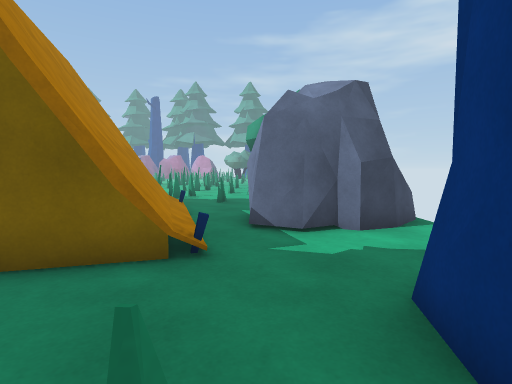
view 1 (above)

24 first-person views from a walk through a 3-D level made in the Unity game engine. The camera is 1.3 m above the floor, tilts 4° down and sees 80° across. The floor is counted in squares, 1 m on a side. Each view is taken from the middle of a square. On the plan, view 1 faces up. The plan holds only what a view shows up to about 14 squares ahead; the rest is blank. The place goes on beyond the plan. The player character is not drawn. Some animated figures are left out. Surface patterns are stand-ins for the level's own textures.

view 2
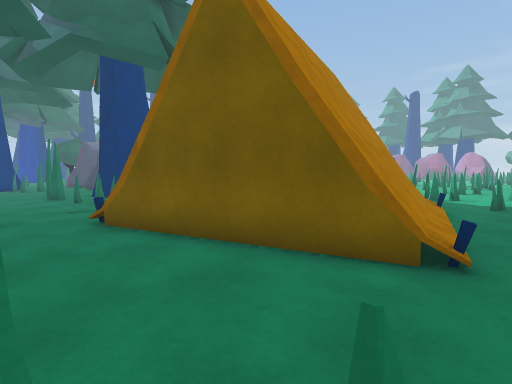

view 3
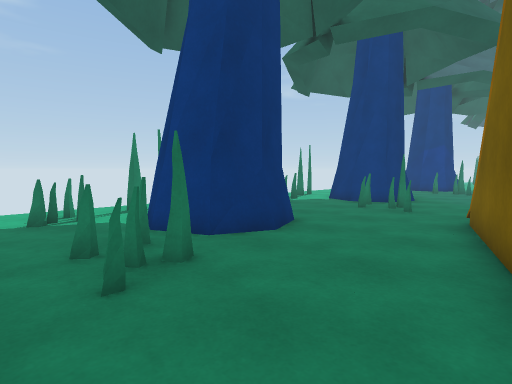

view 4
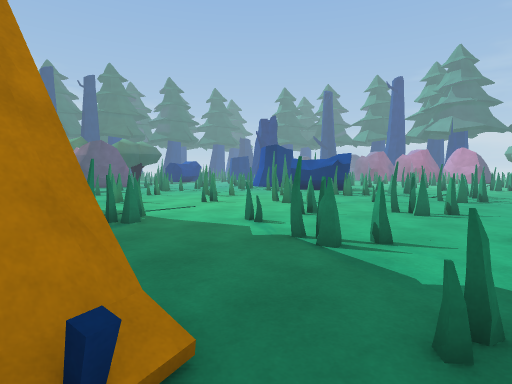

view 5
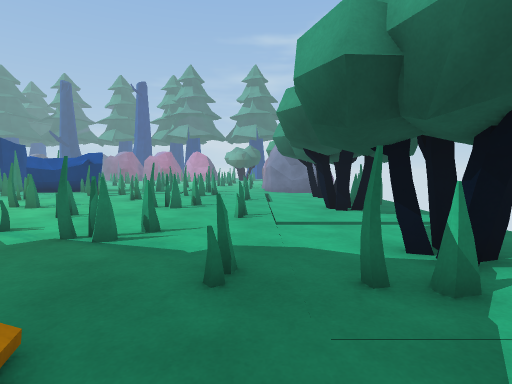

view 6
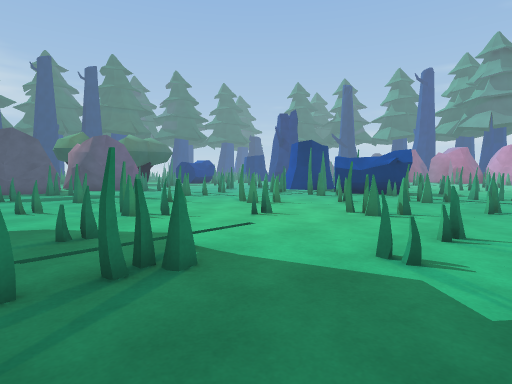

view 7
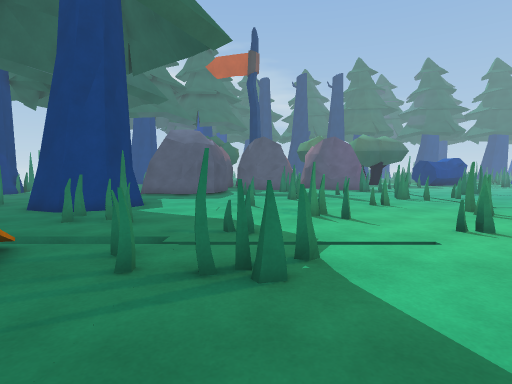

view 8
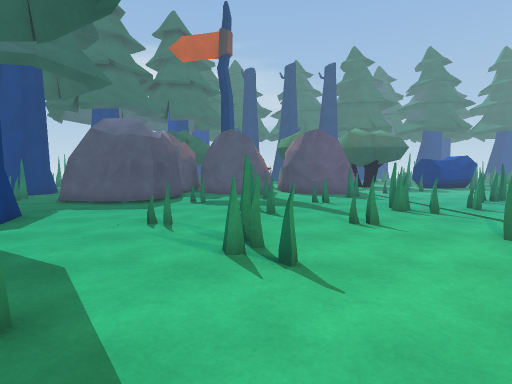

view 9
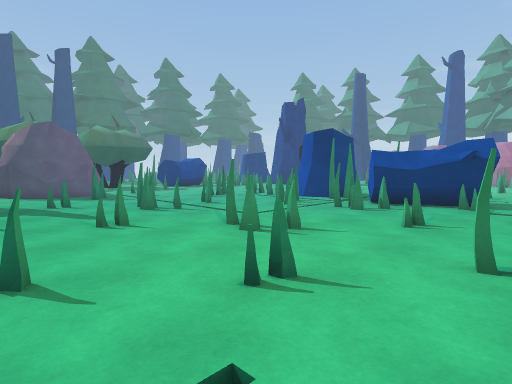

view 10
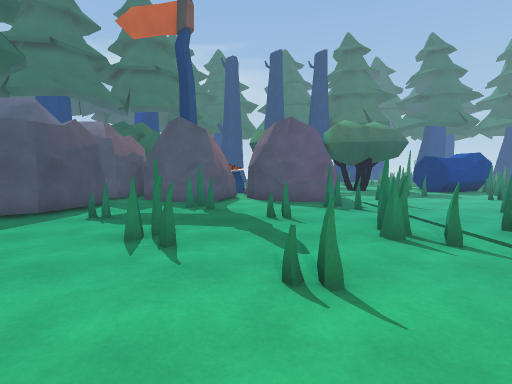

view 11
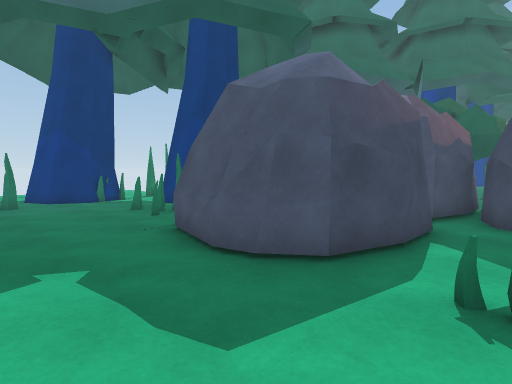

view 12
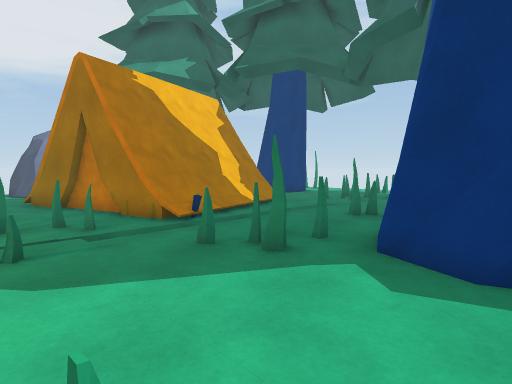

view 13
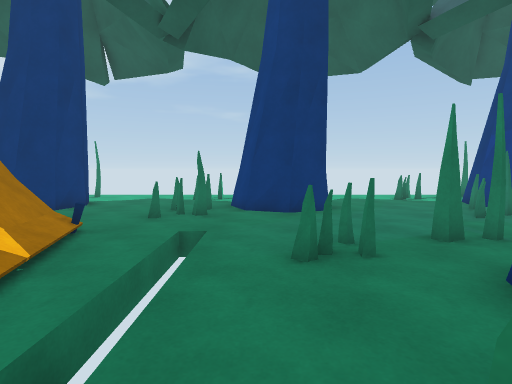

view 14
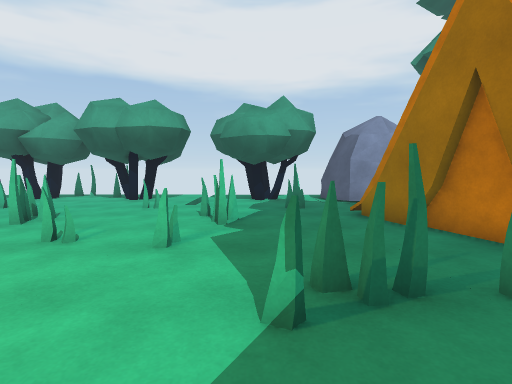

view 15
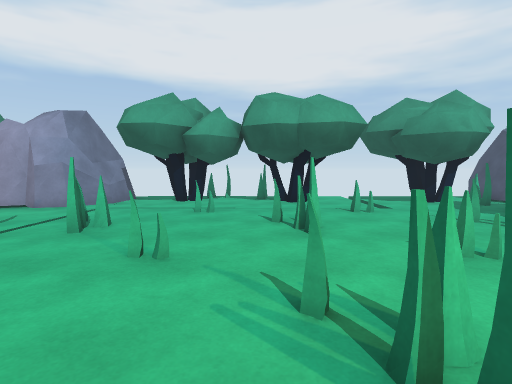

view 16
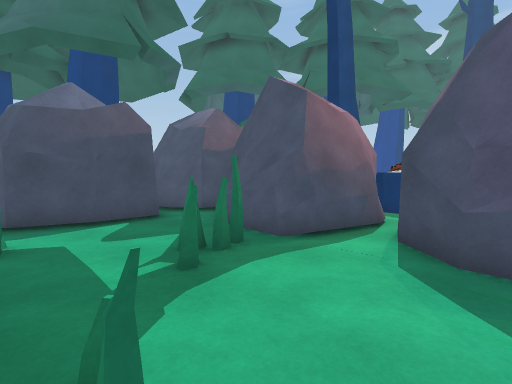

view 17
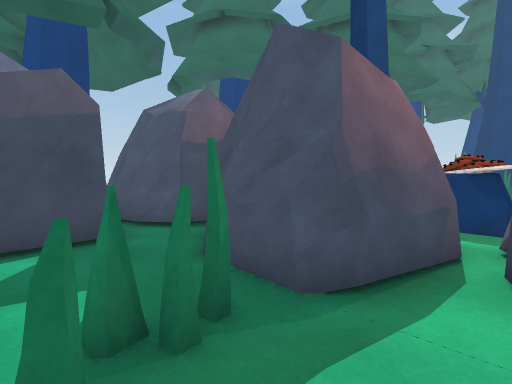

view 18
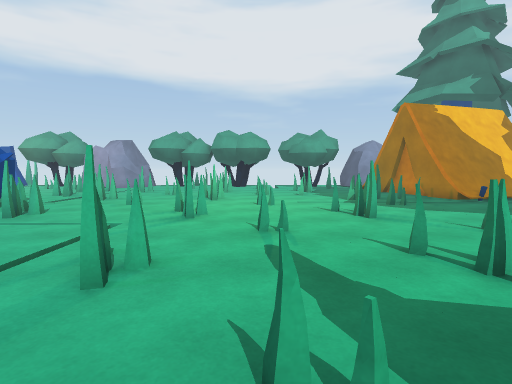

view 19
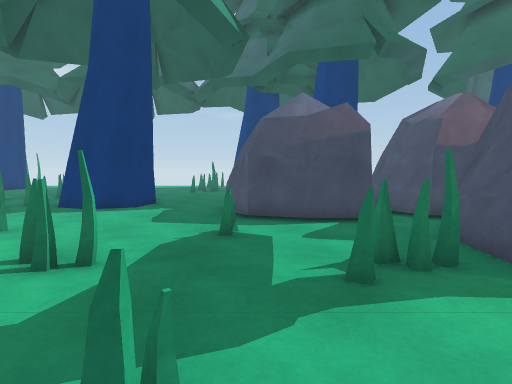

view 20
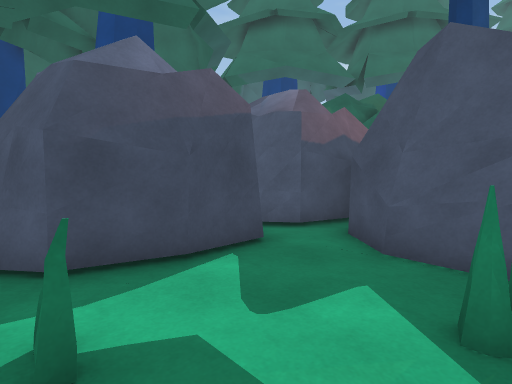

view 21
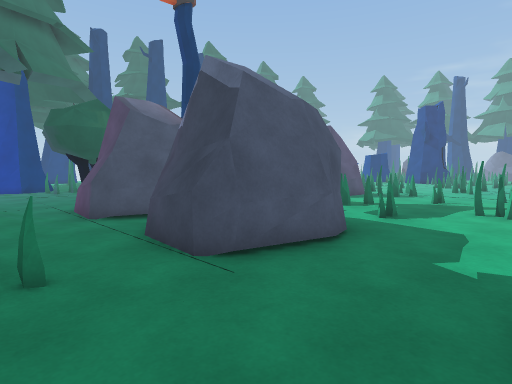

view 22
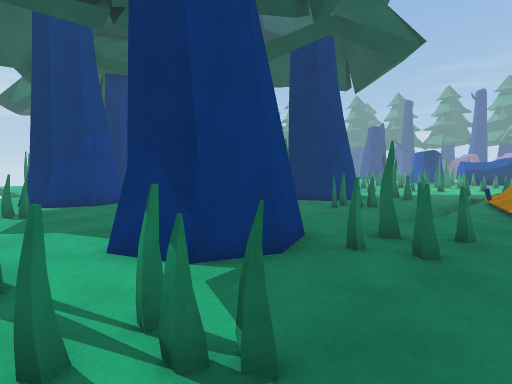

view 23
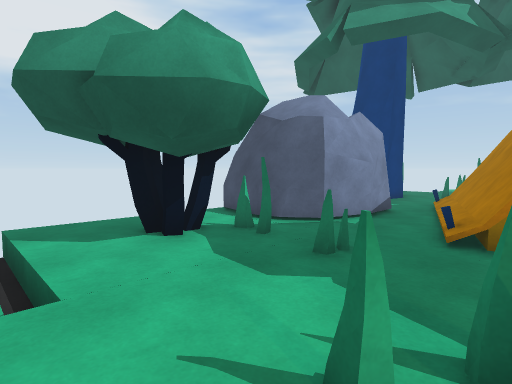

view 24
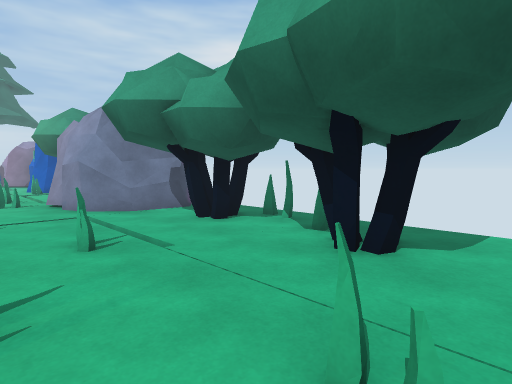

### Floor plan
Key: @ floor where view 1 was taken; # wall or solid block; x gap in a wall; . floor; = window, fence, low wall or low ledge; v drop or lower ground; T tree; O other object.
Columns run from 29 left of view 1 to 2 right of it. Each row starts with its distance up from view 1.
 27   ...        O OOOO..x.  .... OO
 26   ....      ........##...##..
 25   .....#.  .# .#=...#....#...  O
 24    ....=..... ............... OO
 23    =..............=....=....=  O
 22   ... ....=..................
 21   O..x....x..................  O
 20   OO.#....#....#=...#=...#=..  O
 19   OO......................... OO
 18  OOO....=....=....=....=....=  O
 17  OO.......................... vv
 16 OOO...................=...... vv
 15 OOOO.#=...#=...#=........#=..  O
 14  OOO......................... OO
 13   OO....=....=....=x#.......=  O
 12  OO..........................OOO
 11 OOO OOOO          v.#.....=....O
 10 OOO OOOO        T  ...####=..OOO
  9  OOO  OOO      TT. .###  ##..OOO
  8 OOOOOOOOO   TTTTT  v=##  ##O.OOO
  7 OOOO OOOO    TT    .=##   #=.OOO
  6             TTT    .O##   ##.
  5              T     ..##   ##=
  4       T    .   TT  ..=######. .
  3   TTT TT    TT     ..O##....   T
  2   TTT                          T
  1    TTT                         T
  0    TT     T        T        T@
 -1       TTT TT   TTT TT   TTT TT
 -2       T T      TTT      TTT
 -3       TTTT     TTTT     TTTT
 -4        TT       TT       TT
 -5                    T        T
 -6        TT       TT T .   TT T

Where each view was taken, in squares from view 1:
view 1: 0 up, 0 right, facing up
view 2: 0 up, 0 right, facing up-left
view 3: 4 up, 1 right, facing down-left
view 4: 10 up, 1 left, facing up-left
view 5: 9 up, 1 left, facing up
view 6: 11 up, 5 left, facing up-left
view 7: 13 up, 5 left, facing left
view 8: 15 up, 9 left, facing left
view 9: 15 up, 9 left, facing up-left
view 10: 17 up, 13 left, facing left
view 11: 13 up, 18 left, facing down-left
view 12: 13 up, 17 left, facing down-right
view 13: 9 up, 12 left, facing down
view 14: 14 up, 12 left, facing right
view 15: 21 up, 11 left, facing right
view 16: 19 up, 21 left, facing down-left
view 17: 17 up, 23 left, facing down-left
view 18: 18 up, 23 left, facing right
view 19: 19 up, 22 left, facing down
view 20: 15 up, 21 left, facing down-left
view 21: 4 up, 18 left, facing up-left
view 22: 6 down, 8 left, facing up-left
view 23: 17 up, 4 left, facing down-right
view 24: 17 up, 3 left, facing up-right
